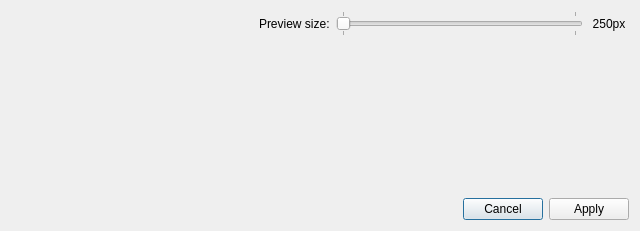
<?xml version="1.0" encoding="UTF-8"?>
<ui version="4.0">
 <class>FetchDialog</class>
 <widget class="QDialog" name="FetchDialog">
  <property name="geometry">
   <rect>
    <x>0</x>
    <y>0</y>
    <width>640</width>
    <height>231</height>
   </rect>
  </property>
  <property name="windowTitle">
   <string>Fetch Covers</string>
  </property>
  <layout class="QVBoxLayout" name="verticalLayout">
   <item>
    <layout class="QHBoxLayout" name="horizontalLayout">
     <item>
      <spacer name="horizontalSpacer">
       <property name="orientation">
        <enum>Qt::Horizontal</enum>
       </property>
       <property name="sizeHint" stdset="0">
        <size>
         <width>40</width>
         <height>20</height>
        </size>
       </property>
      </spacer>
     </item>
     <item>
      <widget class="QLabel" name="previewSizeLabel">
       <property name="text">
        <string>Preview size:</string>
       </property>
      </widget>
     </item>
     <item>
      <widget class="QSlider" name="previewSizeSlider">
       <property name="minimumSize">
        <size>
         <width>200</width>
         <height>0</height>
        </size>
       </property>
       <property name="maximumSize">
        <size>
         <width>400</width>
         <height>16777215</height>
        </size>
       </property>
       <property name="maximum">
        <number>1</number>
       </property>
       <property name="pageStep">
        <number>1</number>
       </property>
       <property name="sliderPosition">
        <number>0</number>
       </property>
       <property name="orientation">
        <enum>Qt::Horizontal</enum>
       </property>
       <property name="tickPosition">
        <enum>QSlider::TicksBothSides</enum>
       </property>
      </widget>
     </item>
     <item>
      <widget class="QLabel" name="previewSizeValue">
       <property name="minimumSize">
        <size>
         <width>40</width>
         <height>0</height>
        </size>
       </property>
       <property name="text">
        <string>250px</string>
       </property>
       <property name="alignment">
        <set>Qt::AlignCenter</set>
       </property>
      </widget>
     </item>
    </layout>
   </item>
   <item>
    <widget class="QScrollArea" name="scrollArea">
     <property name="sizePolicy">
      <sizepolicy hsizetype="Expanding" vsizetype="Expanding">
       <horstretch>0</horstretch>
       <verstretch>1</verstretch>
      </sizepolicy>
     </property>
     <property name="frameShape">
      <enum>QFrame::NoFrame</enum>
     </property>
     <property name="widgetResizable">
      <bool>true</bool>
     </property>
     <widget class="QWidget" name="scrollAreaWidgetContents">
      <property name="geometry">
       <rect>
        <x>0</x>
        <y>0</y>
        <width>620</width>
        <height>141</height>
       </rect>
      </property>
      <layout class="QVBoxLayout" name="verticalLayout_3"/>
     </widget>
    </widget>
   </item>
   <item>
    <spacer name="verticalSpacer">
     <property name="orientation">
      <enum>Qt::Vertical</enum>
     </property>
     <property name="sizeType">
      <enum>QSizePolicy::MinimumExpanding</enum>
     </property>
     <property name="sizeHint" stdset="0">
      <size>
       <width>20</width>
       <height>1</height>
      </size>
     </property>
    </spacer>
   </item>
   <item>
    <widget class="QDialogButtonBox" name="buttonBox">
     <property name="orientation">
      <enum>Qt::Horizontal</enum>
     </property>
     <property name="standardButtons">
      <set>QDialogButtonBox::Apply|QDialogButtonBox::Cancel</set>
     </property>
    </widget>
   </item>
  </layout>
 </widget>
 <resources/>
 <connections>
  <connection>
   <sender>buttonBox</sender>
   <signal>accepted()</signal>
   <receiver>FetchDialog</receiver>
   <slot>accept()</slot>
   <hints>
    <hint type="sourcelabel">
     <x>248</x>
     <y>254</y>
    </hint>
    <hint type="destinationlabel">
     <x>157</x>
     <y>274</y>
    </hint>
   </hints>
  </connection>
  <connection>
   <sender>buttonBox</sender>
   <signal>rejected()</signal>
   <receiver>FetchDialog</receiver>
   <slot>reject()</slot>
   <hints>
    <hint type="sourcelabel">
     <x>316</x>
     <y>260</y>
    </hint>
    <hint type="destinationlabel">
     <x>286</x>
     <y>274</y>
    </hint>
   </hints>
  </connection>
 </connections>
</ui>
